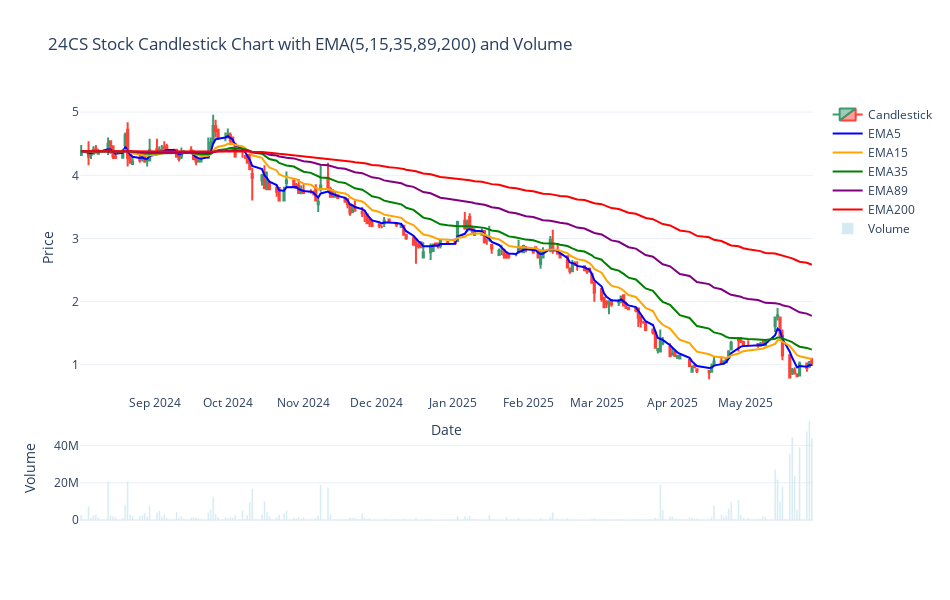

The notebook cell saved with this chart:
### Markdown cell above
เส้นค่าเฉลี่ยเคลื่อนที่แบบเอ็กซ์โพเนนเชียล (Exponential Moving Average - EMA)

คือเส้นค่าเฉลี่ยของราคาหุ้นย้อนหลังในระยะเวลาต่างๆ กัน (5, 15, 35, 89, และ 200 วัน) โดยให้ความสำคัญกับราคาล่าสุดมากกว่า เส้นเหล่านี้ช่วยบอกถึงแนวโน้มในระยะสั้นไปจนถึงระยะยาว

🔵 EMA5 = ระยะสั้น, สัญญาณไว

🟠 EMA15 = ระยะกลาง, ช่วยกรองสัญญาณ

🟢 EMA35 = แนวโน้มกลาง

🟣 EMA89 = แนวโน้มหลัก

🔴 EMA200 = แนวโน้มระยะยาว (เส้นใหญ่สุด)

### Code cell
import plotly.graph_objects as go

# 🔹 เลือกเฉพาะหุ้น 24CS
ohlc_df = df_cand[df_cand["symbol"] == "24CS"].copy()

# 🔹 จัดการ index
ohlc_df["time"] = pd.to_datetime(ohlc_df["time"])
ohlc_df = ohlc_df.sort_values("time")
ohlc_df = ohlc_df.set_index("time")
ohlc_df.index.name = "Date"

# 🔹 Rename columns ให้ตรงกับ Plotly
ohlc_df = ohlc_df.rename(columns={
    "open_price": "Open",
    "high_price": "High",
    "low_price": "Low",
    "close_price": "Close",
    "volume": "Volume"
})

# 🔹 เลือกแค่ 200 วันล่าสุด (เพื่อดูง่าย)
ohlc_df = ohlc_df.tail(200)

# 🔹 คำนวณ EMA
for p in [5, 15, 35, 89, 200]:
    ohlc_df[f"EMA{p}"] = ohlc_df["Close"].ewm(span=p, adjust=False).mean()

# ✅ กราฟ Candlestick
fig = go.Figure(data=[go.Candlestick(
    x=ohlc_df.index,
    open=ohlc_df['Open'],
    high=ohlc_df['High'],
    low=ohlc_df['Low'],
    close=ohlc_df['Close'],
    name="Candlestick"
)])

# ✅ เส้น EMA
colors = {5:"blue", 15:"orange", 35:"green", 89:"purple", 200:"red"}
for p in [5, 15, 35, 89, 200]:
    fig.add_trace(go.Scatter(
        x=ohlc_df.index,
        y=ohlc_df[f"EMA{p}"],
        mode="lines",
        line=dict(width=2, color=colors[p]),
        name=f"EMA{p}"
    ))

# ✅ Volume
fig.add_trace(go.Bar(
    x=ohlc_df.index,
    y=ohlc_df['Volume'],
    name="Volume",
    marker_color="lightblue",
    opacity=0.5,
    yaxis="y2"
))

# ✅ Layout
fig.update_layout(
    title="24CS Stock Candlestick Chart with EMA(5,15,35,89,200) and Volume",
    yaxis=dict(title="Price", domain=[0.3, 1]),
    yaxis2=dict(title="Volume", domain=[0, 0.25]),
    xaxis=dict(title="Date"),
    xaxis_rangeslider_visible=False,
    template="plotly_white",
    width=950,
    height=600
)

fig.show()

### Figure 1 — Plotly figure (JSON) as saved in the notebook; plotly's stock layout.template omitted (floating-point values rounded to 4 significant figures; data arrays with more than 128 entries replaced by an {"elided": "..."} marker saying what was removed)
{"data": [{"close": {"elided": "200 float values"}, "high": {"elided": "200 float values"}, "low": {"elided": "200 float values"}, "name": "Candlestick", "open": {"elided": "200 float values"}, "type": "candlestick", "x": {"elided": "200 str values"}}, {"line": {"color": "blue", "width": 2}, "mode": "lines", "name": "EMA5", "type": "scatter", "x": {"elided": "200 str values"}, "y": {"elided": "200 float values"}}, {"line": {"color": "orange", "width": 2}, "mode": "lines", "name": "EMA15", "type": "scatter", "x": {"elided": "200 str values"}, "y": {"elided": "200 float values"}}, {"line": {"color": "green", "width": 2}, "mode": "lines", "name": "EMA35", "type": "scatter", "x": {"elided": "200 str values"}, "y": {"elided": "200 float values"}}, {"line": {"color": "purple", "width": 2}, "mode": "lines", "name": "EMA89", "type": "scatter", "x": {"elided": "200 str values"}, "y": {"elided": "200 float values"}}, {"line": {"color": "red", "width": 2}, "mode": "lines", "name": "EMA200", "type": "scatter", "x": {"elided": "200 str values"}, "y": {"elided": "200 float values"}}, {"marker": {"color": "lightblue"}, "name": "Volume", "opacity": 0.5, "type": "bar", "x": {"elided": "200 str values"}, "y": {"elided": "200 int values"}, "yaxis": "y2"}], "layout": {"height": 600, "title": {"text": "24CS Stock Candlestick Chart with EMA(5,15,35,89,200) and Volume"}, "width": 950, "xaxis": {"rangeslider": {"visible": false}, "title": {"text": "Date"}}, "yaxis": {"domain": [0.3, 1], "title": {"text": "Price"}}, "yaxis2": {"domain": [0, 0.25], "title": {"text": "Volume"}}}}
